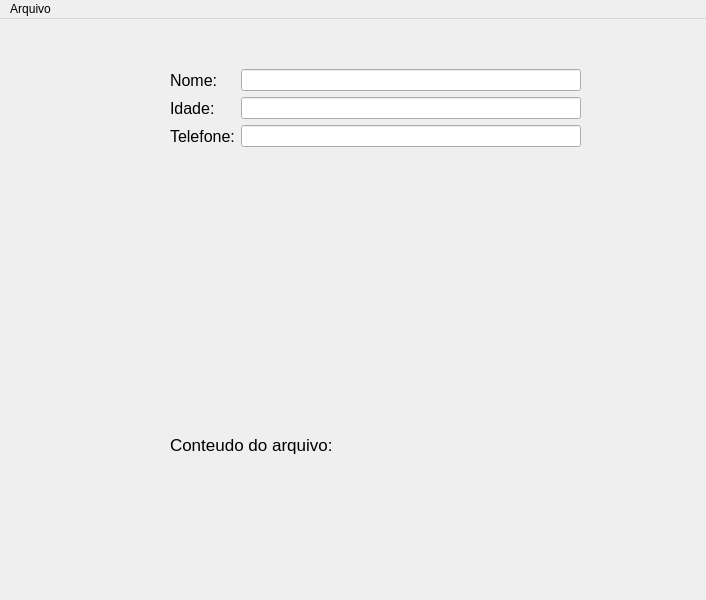
<?xml version="1.0" encoding="UTF-8"?>
<ui version="4.0">
 <class>MainWindow</class>
 <widget class="QMainWindow" name="MainWindow">
  <property name="geometry">
   <rect>
    <x>0</x>
    <y>0</y>
    <width>706</width>
    <height>600</height>
   </rect>
  </property>
  <property name="windowTitle">
   <string>MainWindow</string>
  </property>
  <widget class="QWidget" name="centralwidget">
   <widget class="QWidget" name="formLayoutWidget">
    <property name="geometry">
     <rect>
      <x>170</x>
      <y>50</y>
      <width>411</width>
      <height>321</height>
     </rect>
    </property>
    <layout class="QFormLayout" name="formLayout">
     <item row="0" column="0">
      <widget class="QLabel" name="label">
       <property name="font">
        <font>
         <pointsize>12</pointsize>
        </font>
       </property>
       <property name="text">
        <string>Nome:</string>
       </property>
      </widget>
     </item>
     <item row="0" column="1">
      <widget class="QLineEdit" name="lineEdit"/>
     </item>
     <item row="1" column="0">
      <widget class="QLabel" name="label_2">
       <property name="font">
        <font>
         <pointsize>12</pointsize>
        </font>
       </property>
       <property name="text">
        <string>Idade:</string>
       </property>
      </widget>
     </item>
     <item row="1" column="1">
      <widget class="QLineEdit" name="lineEdit_2"/>
     </item>
     <item row="2" column="0">
      <widget class="QLabel" name="label_3">
       <property name="font">
        <font>
         <pointsize>12</pointsize>
        </font>
       </property>
       <property name="text">
        <string>Telefone:</string>
       </property>
      </widget>
     </item>
     <item row="2" column="1">
      <widget class="QLineEdit" name="lineEdit_3"/>
     </item>
    </layout>
   </widget>
   <widget class="QLabel" name="label_4">
    <property name="geometry">
     <rect>
      <x>170</x>
      <y>400</y>
      <width>241</width>
      <height>51</height>
     </rect>
    </property>
    <property name="font">
     <font>
      <pointsize>13</pointsize>
     </font>
    </property>
    <property name="text">
     <string>Conteudo do arquivo:</string>
    </property>
   </widget>
   <widget class="QLabel" name="label_5">
    <property name="geometry">
     <rect>
      <x>170</x>
      <y>460</y>
      <width>481</width>
      <height>101</height>
     </rect>
    </property>
    <property name="text">
     <string/>
    </property>
   </widget>
  </widget>
  <widget class="QMenuBar" name="menubar">
   <property name="geometry">
    <rect>
     <x>0</x>
     <y>0</y>
     <width>706</width>
     <height>22</height>
    </rect>
   </property>
   <widget class="QMenu" name="menuArquivo">
    <property name="title">
     <string>Arquivo</string>
    </property>
    <addaction name="actionSalva"/>
    <addaction name="actionAbrir"/>
   </widget>
   <addaction name="menuArquivo"/>
  </widget>
  <action name="actionSalva">
   <property name="text">
    <string>Salvar</string>
   </property>
  </action>
  <action name="actionAbrir">
   <property name="text">
    <string>Abrir</string>
   </property>
  </action>
 </widget>
 <resources/>
 <connections/>
</ui>
